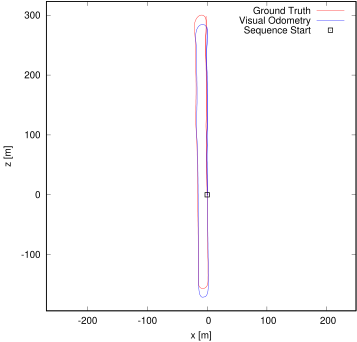

Source code (gnuplot):
set term postscript eps enhanced color
set output "06.eps"
set size ratio -1
set xrange [-269:249]
set yrange [-194:323]
set xlabel "x [m]"
set ylabel "z [m]"
plot "06.txt" using 1:2 lc rgb "#FF0000" title 'Ground Truth' w lines,"06.txt" using 3:4 lc rgb "#0000FF" title 'Visual Odometry' w lines,"< head -1 06.txt" using 1:2 lc rgb "#000000" pt 4 ps 1 lw 2 title 'Sequence Start' w points
